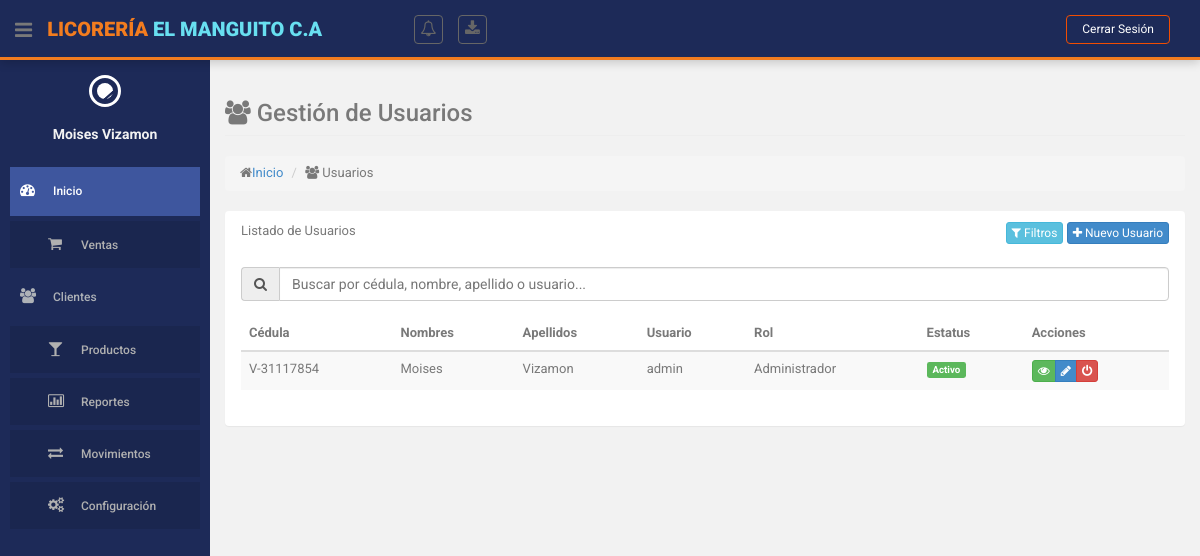
/index.php?action=usuarios (signed in), run on the app's committed database.
### tables this page shows
CREATE TABLE `usuarios` (
  `id` int(10) NOT NULL,
  `cedula` varchar(12) NOT NULL,
  `id_simbolo_cedula` int(11) DEFAULT 1,
  `nombres` varchar(255) NOT NULL,
  `apellidos` varchar(255) NOT NULL,
  `telefono` varchar(15) NOT NULL,
  `direccion` varchar(255) DEFAULT 'Sin especificar',
  `user` varchar(255) NOT NULL,
  `password` varchar(255) NOT NULL,
  `id_rol` int(11) NOT NULL,
  `id_estatus` int(11) NOT NULL,
  `ultimo_inicio_sesion` datetime DEFAULT NULL
);

CREATE TABLE `simbolos_cedula` (
  `id` int(11) NOT NULL,
  `nombre` varchar(2) NOT NULL COMMENT 'Símbolo (V, E, G, J)'
);

CREATE TABLE `roles` (
  `id` int(11) NOT NULL,
  `nombre` varchar(50) NOT NULL
);

CREATE TABLE `estatus` (
  `id` int(11) NOT NULL,
  `nombre` varchar(50) NOT NULL
);

### controllers/UsuarioController.php (called while the page is built, shortened)
<?php
class UsuarioController
{
    private $model;
    public function __construct()
    {
        require_once ROOT_PATH . 'models/UsuarioModel.php';
        $this->model = new UsuarioModel();
    }
    public function index()
    {
        $pagina = isset($_GET['pagina']) ? (int)$_GET['pagina'] : 1;
        $por_pagina = 10;
        $resultado = $this->model->obtenerTodosUsuarios($pagina, $por_pagina);
        $roles = $this->model->obtenerRoles();
        $this->loadView('usuarios/index', [
            'usuarios' => $resultado['usuarios'],
            'pagina_actual' => $resultado['pagina_actual'],
            'total_paginas' => $resultado['total_paginas'],
            'total_registros' => $resultado['total_registros'],
            'roles' => $roles
        ]);
    }
    private function loadView($view, $data = [])
    {
        extract($data);
        require ROOT_PATH . 'views/layouts/header.php';
        require ROOT_PATH . 'views/layouts/sidebar.php';
        require ROOT_PATH . 'views/' . $view . '.php';
        require ROOT_PATH . 'views/layouts/footer.php';
    }
}

### models/UsuarioModel.php (called while the page is built, shortened)
<?php
class UsuarioModel
{
    private $db;
    public function __construct()
    {
        require_once ROOT_PATH . 'config/database.php';
        $database = new Database();
        $this->db = $database->getConnection();
    }
    public function obtenerTodosUsuarios($pagina = 1, $por_pagina = 10)
    {
        $offset = ($pagina - 1) * $por_pagina;
        $queryTotal = "SELECT COUNT(*) as total FROM usuarios";
        $stmtTotal = $this->db->prepare($queryTotal);
        $stmtTotal->execute();
        $total = $stmtTotal->fetch(PDO::FETCH_ASSOC)['total'];
        $total_paginas = ceil($total / $por_pagina);
        $query = "SELECT u.*, r.nombre as rol, e.nombre as estatus, sc.nombre as nombre_simbolo
              FROM usuarios u
              JOIN roles r ON u.id_rol = r.id
              JOIN estatus e ON u.id_estatus = e.id
              JOIN simbolos_cedula sc ON u.id_simbolo_cedula = sc.id
              LIMIT :limit OFFSET :offset";
        $stmt = $this->db->prepare($query);
        $stmt->bindValue(':limit', $por_pagina, PDO::PARAM_INT);
        $stmt->bindValue(':offset', $offset, PDO::PARAM_INT);
        $stmt->execute();
        return [
            'usuarios' => $stmt->fetchAll(PDO::FETCH_ASSOC),
            'total_registros' => $total,
            'total_paginas' => $total_paginas,
            'pagina_actual' => $pagina
        ];
    }
}

### config/database.php (called while the page is built, shortened)
<?php
class Database {
    private $host = "localhost";
    private $db_name = "licoreria";
    private $username = "root";
    private $password = "";
    public function getConnection() {
        $this->conn = null;
        try {
            $this->conn = new PDO(
                "mysql:host=" . $this->host . ";dbname=" . $this->db_name,
                $this->username,
                $this->password
            );
            $this->conn->setAttribute(PDO::ATTR_ERRMODE, PDO::ERRMODE_EXCEPTION);
        } catch(PDOException $e) {
            error_log('Error de conexión: ' . $e->getMessage());
        }
        return $this->conn;
    }
}
?>

### views/usuarios/index.php (the view, shortened to what this page needs)
<section id="main-content">
    <section class="wrapper">
        <div class="row">
            <div class="col-lg-12">
                <h3 class="page-header"><i class="fa fa-users"></i> Gestión de Usuarios</h3>
                <ol class="breadcrumb">
                    <li><i class="fa fa-home"></i><a href="<?php echo BASE_URL; ?>">Inicio</a></li>
                    <li><i class="fa fa-users"></i> Usuarios</li>
                </ol>
            </div>
        </div>
        <div class="row">
            <div class="col-lg-12">
                <section class="panel">
                    <header class="panel-heading">
                        Listado de Usuarios
                        <div class="pull-right">
                            <button class="btn btn-info btn-xs" data-toggle="modal" data-target="#filtrosModal">
                                <i class="fa fa-filter"></i> Filtros
                            </button>
                            <a href="<?php echo BASE_URL; ?>index.php?action=usuarios&method=crear" class="btn btn-primary btn-xs">
                                <i class="fa fa-plus"></i> Nuevo Usuario
                            </a>
                        </div>
                    </header>
                    <div class="panel-body">
                        <div class="form-group">
                            <div class="input-group">
                                <span class="input-group-addon"><i class="fa fa-search"></i></span>
                                <input type="text" id="busqueda" class="form-control" placeholder="Buscar por cédula, nombre, apellido o usuario...">
                            </div>
                        </div>
                        <table id="tablaUsuarios" class="table table-striped table-advance table-hover">
                            <thead>
                                <tr>
                                    <th>Cédula</th>
                                    <th>Nombres</th>
                                    <th>Apellidos</th>
                                    <th>Usuario</th>
                                    <th>Rol</th>
                                    <th>Estatus</th>
                                    <th>Acciones</th>
                                </tr>
                            </thead>
                            <tbody>
                                <?php foreach ($usuarios as $usuario): ?>
                                    <tr>
                                        <td><?= $usuario['nombre_simbolo'] ?>-<?= $usuario['cedula']; ?></td>
                                        <td><?= $usuario['nombres']; ?></td>
                                        <td><?= $usuario['apellidos']; ?></td>
                                        <td><?= $usuario['user']; ?></td>
                                        <td><?= $usuario['rol']; ?></td>
                                        <td>
                                            <span class="label label-<?= $usuario['estatus'] == 'Activo' ? 'success' : 'danger'; ?>">
                                                <?= $usuario['estatus']; ?>
                                            </span>
                                        </td>
                                        <td>
                                            <div class="btn-group">
                                                <a href="<?= BASE_URL ?>index.php?action=usuarios&method=mostrar&id=<?= $usuario['id']; ?>"
                                                    class="btn btn-success btn-xs" title="Ver">
                                                    <i class="fa fa-eye"></i>
                                                </a>
                                                <a href="<?= BASE_URL ?>index.php?action=usuarios&method=editar&id=<?= $usuario['id']; ?>"
                                                    class="btn btn-primary btn-xs" title="Editar">
                                                    <i class="fa fa-pencil"></i>
                                                </a>
                                                <button onclick="cambiarEstado(<?= $usuario['id']; ?>, '<?= $usuario['estatus']; ?>')"
                                                    class="btn btn-<?= $usuario['id_estatus'] == 1 ? 'danger' : 'success'; ?> btn-xs"
                                                    title="<?= $usuario['id_estatus'] == 1 ? 'Desactivar' : 'Activar'; ?>">
                                                    <i class="fa fa-power-off"></i>
                                                </button>
                                            </div>
                                        </td>
                                    </tr>
                                <?php endforeach; ?>
                            </tbody>
                        </table>
                    </div>
                </section>
            </div>
        </div>
    </section>
</section>

### data on the page
usuarios: id_simbolo_cedula.nombre "V", cedula "31117854", nombres "Moises", apellidos "Vizamon", user "admin", id_rol.nombre "Administrador", id_estatus.nombre "Activo"

### other printed values
$_SESSION['user_nombre'] "Moises Vizamon"
